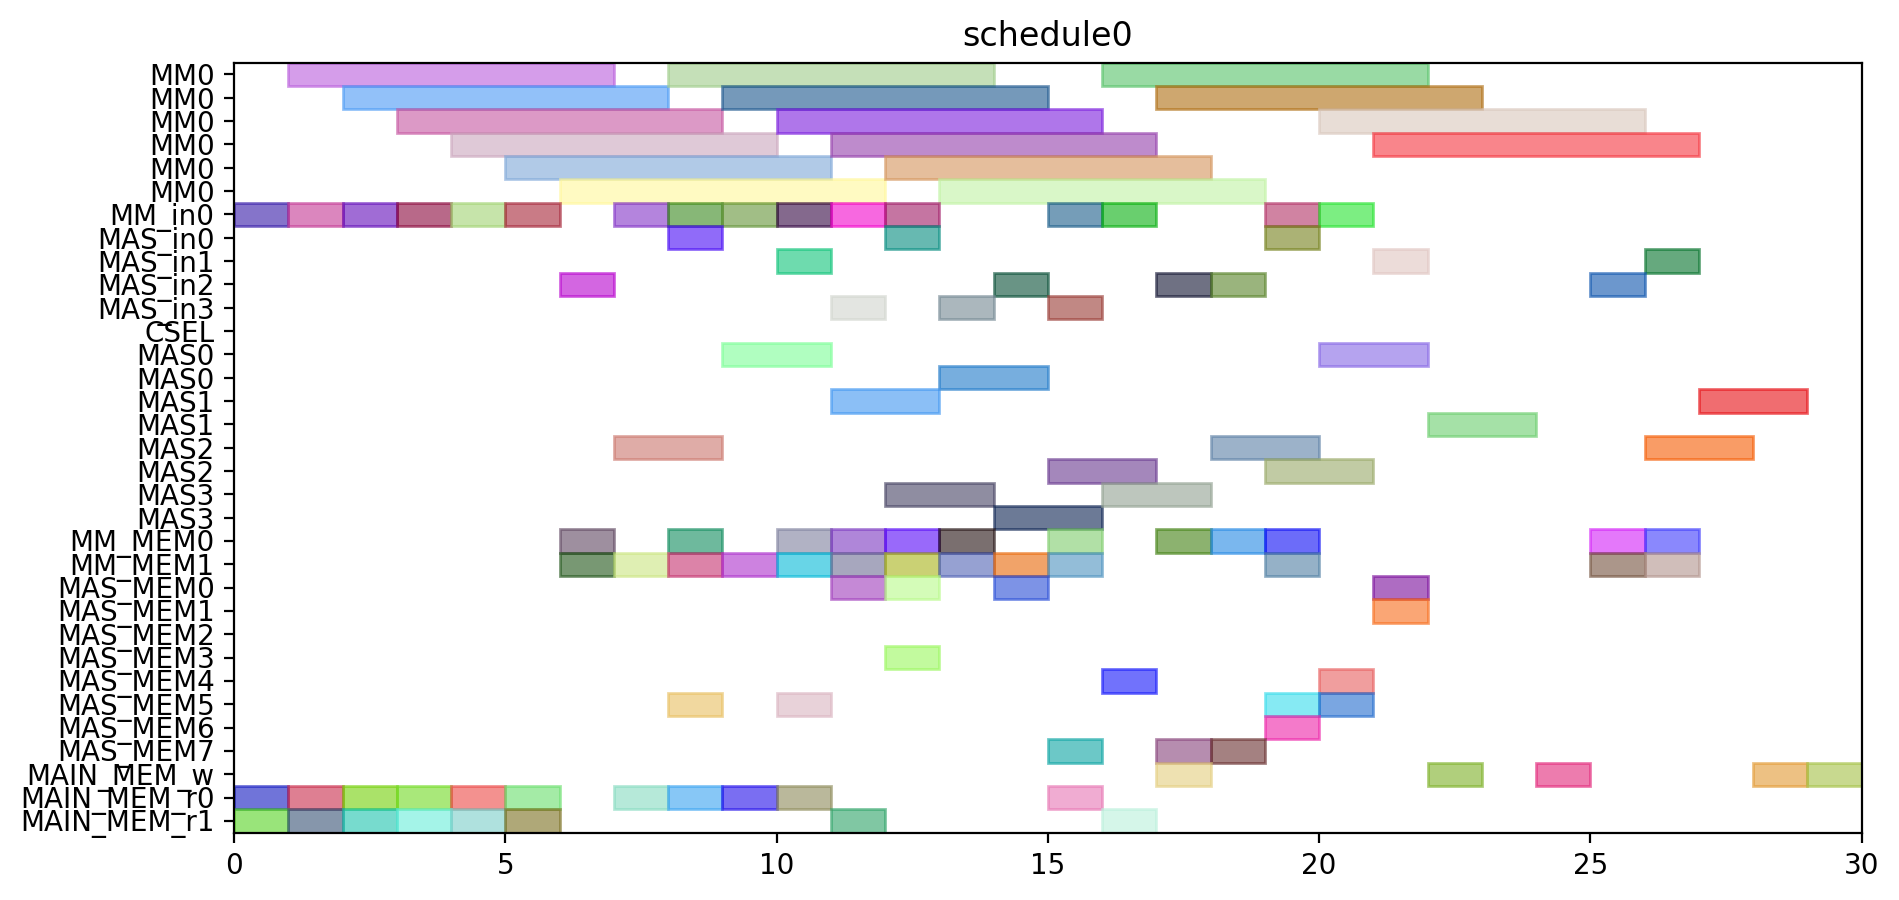

The script that drew this image:
from pyschedule import Scenario, solvers, plotters, alt


def solve():
	horizon = 120
	S = Scenario("schedule0", horizon=horizon)

	# resource
	MM = S.Resources('MM', num=1, size=6)
	MM_in = S.Resources('MM_in', num=1)
	MAS_in = S.Resources('MAS_in', num=4)
	CSEL = S.Resource('CSEL')
	MAS = S.Resources('MAS', num=4, size=2, periods=range(1, horizon))
	MM_MEM = S.Resources('MM_MEM', num=2)
	MAS_MEM = S.Resources('MAS_MEM', num=8)
	MAIN_MEM_w = S.Resource('MAIN_MEM_w', size=1)
	MAIN_MEM_r = S.Resources('MAIN_MEM_r', num=2)

	# result of previous scheduling

	# new tasks
	t0 = S.Task('t0', length=6, delay_cost=1)
	t0 += alt(MM)
	t0_in = S.Task('t0_in', length=1, delay_cost=1)
	t0_in += alt(MM_in)
	S += t0_in*MM_in[0]<=t0*MM[0]
	t0_mem0 = S.Task('t0_mem0', length=1, delay_cost=1)
	t0_mem0 += MAIN_MEM_r[0]
	S += t0_mem0 <= t0

	t0_mem1 = S.Task('t0_mem1', length=1, delay_cost=1)
	t0_mem1 += MAIN_MEM_r[1]
	S += t0_mem1 <= t0

	t1 = S.Task('t1', length=6, delay_cost=1)
	t1 += alt(MM)
	t1_in = S.Task('t1_in', length=1, delay_cost=1)
	t1_in += alt(MM_in)
	S += t1_in*MM_in[0]<=t1*MM[0]
	t1_mem0 = S.Task('t1_mem0', length=1, delay_cost=1)
	t1_mem0 += MAIN_MEM_r[0]
	S += t1_mem0 <= t1

	t1_mem1 = S.Task('t1_mem1', length=1, delay_cost=1)
	t1_mem1 += MAIN_MEM_r[1]
	S += t1_mem1 <= t1

	t2 = S.Task('t2', length=6, delay_cost=1)
	t2 += alt(MM)
	t2_in = S.Task('t2_in', length=1, delay_cost=1)
	t2_in += alt(MM_in)
	S += t2_in*MM_in[0]<=t2*MM[0]
	t2_mem0 = S.Task('t2_mem0', length=1, delay_cost=1)
	t2_mem0 += MAIN_MEM_r[0]
	S += t2_mem0 <= t2

	t2_mem1 = S.Task('t2_mem1', length=1, delay_cost=1)
	t2_mem1 += MAIN_MEM_r[1]
	S += t2_mem1 <= t2

	t3 = S.Task('t3', length=6, delay_cost=1)
	t3 += alt(MM)
	t3_in = S.Task('t3_in', length=1, delay_cost=1)
	t3_in += alt(MM_in)
	S += t3_in*MM_in[0]<=t3*MM[0]
	t3_mem0 = S.Task('t3_mem0', length=1, delay_cost=1)
	t3_mem0 += MAIN_MEM_r[0]
	S += t3_mem0 <= t3

	t3_mem1 = S.Task('t3_mem1', length=1, delay_cost=1)
	t3_mem1 += MAIN_MEM_r[1]
	S += t3_mem1 <= t3

	t5 = S.Task('t5', length=6, delay_cost=1)
	t5 += alt(MM)
	t5_in = S.Task('t5_in', length=1, delay_cost=1)
	t5_in += alt(MM_in)
	S += t5_in*MM_in[0]<=t5*MM[0]
	t5_mem0 = S.Task('t5_mem0', length=1, delay_cost=1)
	t5_mem0 += MAIN_MEM_r[0]
	S += t5_mem0 <= t5

	t5_mem1 = S.Task('t5_mem1', length=1, delay_cost=1)
	t5_mem1 += MAIN_MEM_r[1]
	S += t5_mem1 <= t5

	t23 = S.Task('t23', length=6, delay_cost=1)
	t23 += alt(MM)
	t23_in = S.Task('t23_in', length=1, delay_cost=1)
	t23_in += alt(MM_in)
	S += t23_in*MM_in[0]<=t23*MM[0]
	t23_mem0 = S.Task('t23_mem0', length=1, delay_cost=1)
	t23_mem0 += MAIN_MEM_r[0]
	S += t23_mem0 <= t23

	t23_mem1 = S.Task('t23_mem1', length=1, delay_cost=1)
	t23_mem1 += MAIN_MEM_r[1]
	S += t23_mem1 <= t23

	t4 = S.Task('t4', length=2, delay_cost=1)
	t4 += alt(MAS)
	t4_in = S.Task('t4_in', length=1, delay_cost=1)
	t4_in += alt(MAS_in)
	S += t4_in*MAS_in[0]<=t4*MAS[0]

	S += t4_in*MAS_in[1]<=t4*MAS[1]

	S += t4_in*MAS_in[2]<=t4*MAS[2]

	S += t4_in*MAS_in[3]<=t4*MAS[3]

	t4_mem0 = S.Task('t4_mem0', length=1, delay_cost=1)
	t4_mem0 += alt(MM_MEM)
	S += (t3*MM[0])-1 < t4_mem0*MM_MEM[0]
	S += t4_mem0 <= t4

	t4_mem1 = S.Task('t4_mem1', length=1, delay_cost=1)
	t4_mem1 += alt(MM_MEM)
	S += (t3*MM[0])-1 < t4_mem1*MM_MEM[1]
	S += t4_mem1 <= t4

	t6 = S.Task('t6', length=2, delay_cost=1)
	t6 += alt(MAS)
	t6_in = S.Task('t6_in', length=1, delay_cost=1)
	t6_in += alt(MAS_in)
	S += t6_in*MAS_in[0]<=t6*MAS[0]

	S += t6_in*MAS_in[1]<=t6*MAS[1]

	S += t6_in*MAS_in[2]<=t6*MAS[2]

	S += t6_in*MAS_in[3]<=t6*MAS[3]

	t6_mem0 = S.Task('t6_mem0', length=1, delay_cost=1)
	t6_mem0 += alt(MM_MEM)
	S += (t5*MM[0])-1 < t6_mem0*MM_MEM[0]
	S += t6_mem0 <= t6

	t6_mem1 = S.Task('t6_mem1', length=1, delay_cost=1)
	t6_mem1 += alt(MM_MEM)
	S += (t5*MM[0])-1 < t6_mem1*MM_MEM[1]
	S += t6_mem1 <= t6

	t8 = S.Task('t8', length=6, delay_cost=1)
	t8 += alt(MM)
	t8_in = S.Task('t8_in', length=1, delay_cost=1)
	t8_in += alt(MM_in)
	S += t8_in*MM_in[0]<=t8*MM[0]
	t8_mem0 = S.Task('t8_mem0', length=1, delay_cost=1)
	t8_mem0 += MAIN_MEM_r[0]
	S += t8_mem0 <= t8

	t8_mem1 = S.Task('t8_mem1', length=1, delay_cost=1)
	t8_mem1 += alt(MM_MEM)
	S += (t2*MM[0])-1 < t8_mem1*MM_MEM[1]
	S += t8_mem1 <= t8

	t15 = S.Task('t15', length=6, delay_cost=1)
	t15 += alt(MM)
	t15_in = S.Task('t15_in', length=1, delay_cost=1)
	t15_in += alt(MM_in)
	S += t15_in*MM_in[0]<=t15*MM[0]
	t15_mem0 = S.Task('t15_mem0', length=1, delay_cost=1)
	t15_mem0 += MAIN_MEM_r[0]
	S += t15_mem0 <= t15

	t15_mem1 = S.Task('t15_mem1', length=1, delay_cost=1)
	t15_mem1 += alt(MM_MEM)
	S += (t2*MM[0])-1 < t15_mem1*MM_MEM[1]
	S += t15_mem1 <= t15

	t19 = S.Task('t19', length=2, delay_cost=1)
	t19 += alt(MAS)
	t19_in = S.Task('t19_in', length=1, delay_cost=1)
	t19_in += alt(MAS_in)
	S += t19_in*MAS_in[0]<=t19*MAS[0]

	S += t19_in*MAS_in[1]<=t19*MAS[1]

	S += t19_in*MAS_in[2]<=t19*MAS[2]

	S += t19_in*MAS_in[3]<=t19*MAS[3]

	t19_mem0 = S.Task('t19_mem0', length=1, delay_cost=1)
	t19_mem0 += alt(MM_MEM)
	S += (t0*MM[0])-1 < t19_mem0*MM_MEM[0]
	S += t19_mem0 <= t19

	t19_mem1 = S.Task('t19_mem1', length=1, delay_cost=1)
	t19_mem1 += alt(MM_MEM)
	S += (t0*MM[0])-1 < t19_mem1*MM_MEM[1]
	S += t19_mem1 <= t19

	t24 = S.Task('t24', length=2, delay_cost=1)
	t24 += alt(MAS)
	t24_in = S.Task('t24_in', length=1, delay_cost=1)
	t24_in += alt(MAS_in)
	S += t24_in*MAS_in[0]<=t24*MAS[0]

	S += t24_in*MAS_in[1]<=t24*MAS[1]

	S += t24_in*MAS_in[2]<=t24*MAS[2]

	S += t24_in*MAS_in[3]<=t24*MAS[3]

	t24_mem0 = S.Task('t24_mem0', length=1, delay_cost=1)
	t24_mem0 += alt(MM_MEM)
	S += (t23*MM[0])-1 < t24_mem0*MM_MEM[0]
	S += t24_mem0 <= t24

	t24_mem1 = S.Task('t24_mem1', length=1, delay_cost=1)
	t24_mem1 += alt(MM_MEM)
	S += (t23*MM[0])-1 < t24_mem1*MM_MEM[1]
	S += t24_mem1 <= t24

	t7 = S.Task('t7', length=6, delay_cost=1)
	t7 += alt(MM)
	t7_in = S.Task('t7_in', length=1, delay_cost=1)
	t7_in += alt(MM_in)
	S += t7_in*MM_in[0]<=t7*MM[0]
	t7_mem0 = S.Task('t7_mem0', length=1, delay_cost=1)
	t7_mem0 += MAIN_MEM_r[0]
	S += t7_mem0 <= t7

	t7_mem1 = S.Task('t7_mem1', length=1, delay_cost=1)
	t7_mem1 += alt(MAS_MEM)
	S += (t6*MAS[0])-1 < t7_mem1*MAS_MEM[1]
	S += (t6*MAS[1])-1 < t7_mem1*MAS_MEM[3]
	S += (t6*MAS[2])-1 < t7_mem1*MAS_MEM[5]
	S += (t6*MAS[3])-1 < t7_mem1*MAS_MEM[7]
	S += t7_mem1 <= t7

	t14 = S.Task('t14', length=6, delay_cost=1)
	t14 += alt(MM)
	t14_in = S.Task('t14_in', length=1, delay_cost=1)
	t14_in += alt(MM_in)
	S += t14_in*MM_in[0]<=t14*MM[0]
	S += 0<t14

	t14_w = S.Task('t14_w', length=1, delay_cost=1)
	t14_w += alt(MAIN_MEM_w)
	S += t14 <= t14_w

	t14_mem0 = S.Task('t14_mem0', length=1, delay_cost=1)
	t14_mem0 += MAIN_MEM_r[0]
	S += t14_mem0 <= t14

	t14_mem1 = S.Task('t14_mem1', length=1, delay_cost=1)
	t14_mem1 += alt(MAS_MEM)
	S += (t6*MAS[0])-1 < t14_mem1*MAS_MEM[1]
	S += (t6*MAS[1])-1 < t14_mem1*MAS_MEM[3]
	S += (t6*MAS[2])-1 < t14_mem1*MAS_MEM[5]
	S += (t6*MAS[3])-1 < t14_mem1*MAS_MEM[7]
	S += t14_mem1 <= t14

	t16 = S.Task('t16', length=2, delay_cost=1)
	t16 += alt(MAS)
	t16_in = S.Task('t16_in', length=1, delay_cost=1)
	t16_in += alt(MAS_in)
	S += t16_in*MAS_in[0]<=t16*MAS[0]

	S += t16_in*MAS_in[1]<=t16*MAS[1]

	S += t16_in*MAS_in[2]<=t16*MAS[2]

	S += t16_in*MAS_in[3]<=t16*MAS[3]

	t16_mem0 = S.Task('t16_mem0', length=1, delay_cost=1)
	t16_mem0 += alt(MM_MEM)
	S += (t0*MM[0])-1 < t16_mem0*MM_MEM[0]
	S += t16_mem0 <= t16

	t16_mem1 = S.Task('t16_mem1', length=1, delay_cost=1)
	t16_mem1 += alt(MM_MEM)
	S += (t15*MM[0])-1 < t16_mem1*MM_MEM[1]
	S += t16_mem1 <= t16

	t20 = S.Task('t20', length=2, delay_cost=1)
	t20 += alt(MAS)
	t20_in = S.Task('t20_in', length=1, delay_cost=1)
	t20_in += alt(MAS_in)
	S += t20_in*MAS_in[0]<=t20*MAS[0]

	S += t20_in*MAS_in[1]<=t20*MAS[1]

	S += t20_in*MAS_in[2]<=t20*MAS[2]

	S += t20_in*MAS_in[3]<=t20*MAS[3]

	t20_mem0 = S.Task('t20_mem0', length=1, delay_cost=1)
	t20_mem0 += alt(MM_MEM)
	S += (t0*MM[0])-1 < t20_mem0*MM_MEM[0]
	S += t20_mem0 <= t20

	t20_mem1 = S.Task('t20_mem1', length=1, delay_cost=1)
	t20_mem1 += alt(MAS_MEM)
	S += (t19*MAS[0])-1 < t20_mem1*MAS_MEM[1]
	S += (t19*MAS[1])-1 < t20_mem1*MAS_MEM[3]
	S += (t19*MAS[2])-1 < t20_mem1*MAS_MEM[5]
	S += (t19*MAS[3])-1 < t20_mem1*MAS_MEM[7]
	S += t20_mem1 <= t20

	t25 = S.Task('t25', length=6, delay_cost=1)
	t25 += alt(MM)
	t25_in = S.Task('t25_in', length=1, delay_cost=1)
	t25_in += alt(MM_in)
	S += t25_in*MM_in[0]<=t25*MM[0]
	t25_mem0 = S.Task('t25_mem0', length=1, delay_cost=1)
	t25_mem0 += alt(MAS_MEM)
	S += (t24*MAS[0])-1 < t25_mem0*MAS_MEM[0]
	S += (t24*MAS[1])-1 < t25_mem0*MAS_MEM[2]
	S += (t24*MAS[2])-1 < t25_mem0*MAS_MEM[4]
	S += (t24*MAS[3])-1 < t25_mem0*MAS_MEM[6]
	S += t25_mem0 <= t25

	t25_mem1 = S.Task('t25_mem1', length=1, delay_cost=1)
	t25_mem1 += MAIN_MEM_r[1]
	S += t25_mem1 <= t25

	t26 = S.Task('t26', length=6, delay_cost=1)
	t26 += alt(MM)
	t26_in = S.Task('t26_in', length=1, delay_cost=1)
	t26_in += alt(MM_in)
	S += t26_in*MM_in[0]<=t26*MM[0]
	t26_mem0 = S.Task('t26_mem0', length=1, delay_cost=1)
	t26_mem0 += alt(MAS_MEM)
	S += (t24*MAS[0])-1 < t26_mem0*MAS_MEM[0]
	S += (t24*MAS[1])-1 < t26_mem0*MAS_MEM[2]
	S += (t24*MAS[2])-1 < t26_mem0*MAS_MEM[4]
	S += (t24*MAS[3])-1 < t26_mem0*MAS_MEM[6]
	S += t26_mem0 <= t26

	t26_mem1 = S.Task('t26_mem1', length=1, delay_cost=1)
	t26_mem1 += alt(MM_MEM)
	S += (t1*MM[0])-1 < t26_mem1*MM_MEM[1]
	S += t26_mem1 <= t26

	t9 = S.Task('t9', length=2, delay_cost=1)
	t9 += alt(MAS)
	t9_in = S.Task('t9_in', length=1, delay_cost=1)
	t9_in += alt(MAS_in)
	S += t9_in*MAS_in[0]<=t9*MAS[0]

	S += t9_in*MAS_in[1]<=t9*MAS[1]

	S += t9_in*MAS_in[2]<=t9*MAS[2]

	S += t9_in*MAS_in[3]<=t9*MAS[3]

	t9_mem0 = S.Task('t9_mem0', length=1, delay_cost=1)
	t9_mem0 += alt(MM_MEM)
	S += (t7*MM[0])-1 < t9_mem0*MM_MEM[0]
	S += t9_mem0 <= t9

	t9_mem1 = S.Task('t9_mem1', length=1, delay_cost=1)
	t9_mem1 += alt(MM_MEM)
	S += (t8*MM[0])-1 < t9_mem1*MM_MEM[1]
	S += t9_mem1 <= t9

	t17 = S.Task('t17', length=6, delay_cost=1)
	t17 += alt(MM)
	t17_in = S.Task('t17_in', length=1, delay_cost=1)
	t17_in += alt(MM_in)
	S += t17_in*MM_in[0]<=t17*MM[0]
	S += 0<t17

	t17_w = S.Task('t17_w', length=1, delay_cost=1)
	t17_w += alt(MAIN_MEM_w)
	S += t17 <= t17_w

	t17_mem0 = S.Task('t17_mem0', length=1, delay_cost=1)
	t17_mem0 += MAIN_MEM_r[0]
	S += t17_mem0 <= t17

	t17_mem1 = S.Task('t17_mem1', length=1, delay_cost=1)
	t17_mem1 += alt(MAS_MEM)
	S += (t16*MAS[0])-1 < t17_mem1*MAS_MEM[1]
	S += (t16*MAS[1])-1 < t17_mem1*MAS_MEM[3]
	S += (t16*MAS[2])-1 < t17_mem1*MAS_MEM[5]
	S += (t16*MAS[3])-1 < t17_mem1*MAS_MEM[7]
	S += t17_mem1 <= t17

	t21 = S.Task('t21', length=2, delay_cost=1)
	t21 += alt(MAS)
	t21_in = S.Task('t21_in', length=1, delay_cost=1)
	t21_in += alt(MAS_in)
	S += t21_in*MAS_in[0]<=t21*MAS[0]

	S += t21_in*MAS_in[1]<=t21*MAS[1]

	S += t21_in*MAS_in[2]<=t21*MAS[2]

	S += t21_in*MAS_in[3]<=t21*MAS[3]

	t21_mem0 = S.Task('t21_mem0', length=1, delay_cost=1)
	t21_mem0 += alt(MAS_MEM)
	S += (t20*MAS[0])-1 < t21_mem0*MAS_MEM[0]
	S += (t20*MAS[1])-1 < t21_mem0*MAS_MEM[2]
	S += (t20*MAS[2])-1 < t21_mem0*MAS_MEM[4]
	S += (t20*MAS[3])-1 < t21_mem0*MAS_MEM[6]
	S += t21_mem0 <= t21

	t21_mem1 = S.Task('t21_mem1', length=1, delay_cost=1)
	t21_mem1 += alt(MM_MEM)
	S += (t15*MM[0])-1 < t21_mem1*MM_MEM[1]
	S += t21_mem1 <= t21

	t27 = S.Task('t27', length=2, delay_cost=1)
	t27 += alt(MAS)
	t27_in = S.Task('t27_in', length=1, delay_cost=1)
	t27_in += alt(MAS_in)
	S += t27_in*MAS_in[0]<=t27*MAS[0]

	S += t27_in*MAS_in[1]<=t27*MAS[1]

	S += t27_in*MAS_in[2]<=t27*MAS[2]

	S += t27_in*MAS_in[3]<=t27*MAS[3]

	t27_mem0 = S.Task('t27_mem0', length=1, delay_cost=1)
	t27_mem0 += alt(MM_MEM)
	S += (t26*MM[0])-1 < t27_mem0*MM_MEM[0]
	S += t27_mem0 <= t27

	t27_mem1 = S.Task('t27_mem1', length=1, delay_cost=1)
	t27_mem1 += alt(MM_MEM)
	S += (t26*MM[0])-1 < t27_mem1*MM_MEM[1]
	S += t27_mem1 <= t27

	t10 = S.Task('t10', length=2, delay_cost=1)
	t10 += alt(MAS)
	t10_in = S.Task('t10_in', length=1, delay_cost=1)
	t10_in += alt(MAS_in)
	S += t10_in*MAS_in[0]<=t10*MAS[0]

	S += t10_in*MAS_in[1]<=t10*MAS[1]

	S += t10_in*MAS_in[2]<=t10*MAS[2]

	S += t10_in*MAS_in[3]<=t10*MAS[3]

	t10_mem0 = S.Task('t10_mem0', length=1, delay_cost=1)
	t10_mem0 += alt(MM_MEM)
	S += (t1*MM[0])-1 < t10_mem0*MM_MEM[0]
	S += t10_mem0 <= t10

	t10_mem1 = S.Task('t10_mem1', length=1, delay_cost=1)
	t10_mem1 += alt(MAS_MEM)
	S += (t9*MAS[0])-1 < t10_mem1*MAS_MEM[1]
	S += (t9*MAS[1])-1 < t10_mem1*MAS_MEM[3]
	S += (t9*MAS[2])-1 < t10_mem1*MAS_MEM[5]
	S += (t9*MAS[3])-1 < t10_mem1*MAS_MEM[7]
	S += t10_mem1 <= t10

	t11 = S.Task('t11', length=2, delay_cost=1)
	t11 += alt(MAS)
	t11_in = S.Task('t11_in', length=1, delay_cost=1)
	t11_in += alt(MAS_in)
	S += t11_in*MAS_in[0]<=t11*MAS[0]

	S += t11_in*MAS_in[1]<=t11*MAS[1]

	S += t11_in*MAS_in[2]<=t11*MAS[2]

	S += t11_in*MAS_in[3]<=t11*MAS[3]

	t11_mem0 = S.Task('t11_mem0', length=1, delay_cost=1)
	t11_mem0 += alt(MM_MEM)
	S += (t1*MM[0])-1 < t11_mem0*MM_MEM[0]
	S += t11_mem0 <= t11

	t11_mem1 = S.Task('t11_mem1', length=1, delay_cost=1)
	t11_mem1 += alt(MAS_MEM)
	S += (t9*MAS[0])-1 < t11_mem1*MAS_MEM[1]
	S += (t9*MAS[1])-1 < t11_mem1*MAS_MEM[3]
	S += (t9*MAS[2])-1 < t11_mem1*MAS_MEM[5]
	S += (t9*MAS[3])-1 < t11_mem1*MAS_MEM[7]
	S += t11_mem1 <= t11

	t22 = S.Task('t22', length=6, delay_cost=1)
	t22 += alt(MM)
	t22_in = S.Task('t22_in', length=1, delay_cost=1)
	t22_in += alt(MM_in)
	S += t22_in*MM_in[0]<=t22*MM[0]
	t22_mem0 = S.Task('t22_mem0', length=1, delay_cost=1)
	t22_mem0 += alt(MAS_MEM)
	S += (t21*MAS[0])-1 < t22_mem0*MAS_MEM[0]
	S += (t21*MAS[1])-1 < t22_mem0*MAS_MEM[2]
	S += (t21*MAS[2])-1 < t22_mem0*MAS_MEM[4]
	S += (t21*MAS[3])-1 < t22_mem0*MAS_MEM[6]
	S += t22_mem0 <= t22

	t22_mem1 = S.Task('t22_mem1', length=1, delay_cost=1)
	t22_mem1 += MAIN_MEM_r[1]
	S += t22_mem1 <= t22

	new_PZ = S.Task('new_PZ', length=2, delay_cost=1)
	new_PZ += alt(MAS)
	new_PZ_in = S.Task('new_PZ_in', length=1, delay_cost=1)
	new_PZ_in += alt(MAS_in)
	S += new_PZ_in*MAS_in[0]<=new_PZ*MAS[0]

	S += new_PZ_in*MAS_in[1]<=new_PZ*MAS[1]

	S += new_PZ_in*MAS_in[2]<=new_PZ*MAS[2]

	S += new_PZ_in*MAS_in[3]<=new_PZ*MAS[3]

	S += 0<new_PZ

	new_PZ_w = S.Task('new_PZ_w', length=1, delay_cost=1)
	new_PZ_w += alt(MAIN_MEM_w)
	S += new_PZ <= new_PZ_w

	new_PZ_mem0 = S.Task('new_PZ_mem0', length=1, delay_cost=1)
	new_PZ_mem0 += alt(MAS_MEM)
	S += (t27*MAS[0])-1 < new_PZ_mem0*MAS_MEM[0]
	S += (t27*MAS[1])-1 < new_PZ_mem0*MAS_MEM[2]
	S += (t27*MAS[2])-1 < new_PZ_mem0*MAS_MEM[4]
	S += (t27*MAS[3])-1 < new_PZ_mem0*MAS_MEM[6]
	S += new_PZ_mem0 <= new_PZ

	new_PZ_mem1 = S.Task('new_PZ_mem1', length=1, delay_cost=1)
	new_PZ_mem1 += alt(MAS_MEM)
	S += (t27*MAS[0])-1 < new_PZ_mem1*MAS_MEM[1]
	S += (t27*MAS[1])-1 < new_PZ_mem1*MAS_MEM[3]
	S += (t27*MAS[2])-1 < new_PZ_mem1*MAS_MEM[5]
	S += (t27*MAS[3])-1 < new_PZ_mem1*MAS_MEM[7]
	S += new_PZ_mem1 <= new_PZ

	t12 = S.Task('t12', length=6, delay_cost=1)
	t12 += alt(MM)
	t12_in = S.Task('t12_in', length=1, delay_cost=1)
	t12_in += alt(MM_in)
	S += t12_in*MM_in[0]<=t12*MM[0]
	t12_mem0 = S.Task('t12_mem0', length=1, delay_cost=1)
	t12_mem0 += alt(MAS_MEM)
	S += (t10*MAS[0])-1 < t12_mem0*MAS_MEM[0]
	S += (t10*MAS[1])-1 < t12_mem0*MAS_MEM[2]
	S += (t10*MAS[2])-1 < t12_mem0*MAS_MEM[4]
	S += (t10*MAS[3])-1 < t12_mem0*MAS_MEM[6]
	S += t12_mem0 <= t12

	t12_mem1 = S.Task('t12_mem1', length=1, delay_cost=1)
	t12_mem1 += alt(MAS_MEM)
	S += (t11*MAS[0])-1 < t12_mem1*MAS_MEM[1]
	S += (t11*MAS[1])-1 < t12_mem1*MAS_MEM[3]
	S += (t11*MAS[2])-1 < t12_mem1*MAS_MEM[5]
	S += (t11*MAS[3])-1 < t12_mem1*MAS_MEM[7]
	S += t12_mem1 <= t12

	t13 = S.Task('t13', length=6, delay_cost=1)
	t13 += alt(MM)
	t13_in = S.Task('t13_in', length=1, delay_cost=1)
	t13_in += alt(MM_in)
	S += t13_in*MM_in[0]<=t13*MM[0]
	t13_mem0 = S.Task('t13_mem0', length=1, delay_cost=1)
	t13_mem0 += alt(MAS_MEM)
	S += (t4*MAS[0])-1 < t13_mem0*MAS_MEM[0]
	S += (t4*MAS[1])-1 < t13_mem0*MAS_MEM[2]
	S += (t4*MAS[2])-1 < t13_mem0*MAS_MEM[4]
	S += (t4*MAS[3])-1 < t13_mem0*MAS_MEM[6]
	S += t13_mem0 <= t13

	t13_mem1 = S.Task('t13_mem1', length=1, delay_cost=1)
	t13_mem1 += alt(MAS_MEM)
	S += (t10*MAS[0])-1 < t13_mem1*MAS_MEM[1]
	S += (t10*MAS[1])-1 < t13_mem1*MAS_MEM[3]
	S += (t10*MAS[2])-1 < t13_mem1*MAS_MEM[5]
	S += (t10*MAS[3])-1 < t13_mem1*MAS_MEM[7]
	S += t13_mem1 <= t13

	new_PY = S.Task('new_PY', length=2, delay_cost=1)
	new_PY += alt(MAS)
	new_PY_in = S.Task('new_PY_in', length=1, delay_cost=1)
	new_PY_in += alt(MAS_in)
	S += new_PY_in*MAS_in[0]<=new_PY*MAS[0]

	S += new_PY_in*MAS_in[1]<=new_PY*MAS[1]

	S += new_PY_in*MAS_in[2]<=new_PY*MAS[2]

	S += new_PY_in*MAS_in[3]<=new_PY*MAS[3]

	S += 0<new_PY

	new_PY_w = S.Task('new_PY_w', length=1, delay_cost=1)
	new_PY_w += alt(MAIN_MEM_w)
	S += new_PY <= new_PY_w

	new_PY_mem0 = S.Task('new_PY_mem0', length=1, delay_cost=1)
	new_PY_mem0 += alt(MM_MEM)
	S += (t12*MM[0])-1 < new_PY_mem0*MM_MEM[0]
	S += new_PY_mem0 <= new_PY

	new_PY_mem1 = S.Task('new_PY_mem1', length=1, delay_cost=1)
	new_PY_mem1 += alt(MM_MEM)
	S += (t22*MM[0])-1 < new_PY_mem1*MM_MEM[1]
	S += new_PY_mem1 <= new_PY

	new_PX = S.Task('new_PX', length=2, delay_cost=1)
	new_PX += alt(MAS)
	new_PX_in = S.Task('new_PX_in', length=1, delay_cost=1)
	new_PX_in += alt(MAS_in)
	S += new_PX_in*MAS_in[0]<=new_PX*MAS[0]

	S += new_PX_in*MAS_in[1]<=new_PX*MAS[1]

	S += new_PX_in*MAS_in[2]<=new_PX*MAS[2]

	S += new_PX_in*MAS_in[3]<=new_PX*MAS[3]

	S += 0<new_PX

	new_PX_w = S.Task('new_PX_w', length=1, delay_cost=1)
	new_PX_w += alt(MAIN_MEM_w)
	S += new_PX <= new_PX_w

	new_PX_mem0 = S.Task('new_PX_mem0', length=1, delay_cost=1)
	new_PX_mem0 += alt(MM_MEM)
	S += (t13*MM[0])-1 < new_PX_mem0*MM_MEM[0]
	S += new_PX_mem0 <= new_PX

	new_PX_mem1 = S.Task('new_PX_mem1', length=1, delay_cost=1)
	new_PX_mem1 += alt(MM_MEM)
	S += (t25*MM[0])-1 < new_PX_mem1*MM_MEM[1]
	S += new_PX_mem1 <= new_PX

	solvers.mip.solve(S,msg=1,kind='CPLEX',ratio_gap=1.01)

	solution = [['hoge']*len(S.solution()[1]) for i in range(len(S.solution()))]
	for i in range(len(S.solution())):
		for j in range(len(S.solution()[i])):
			solution[i][j]=str(S.solution()[i][j])
	print(solution)

	cycles = int(solution[-1][3])

	pic_file_name = "/home/mfukuda/ABE/multiRAM_multiMAS_16mux/scheduling_result/stage6MM1_stage2MAS4/EP_DBL_A_ANY/schedule0.png"
	if(S.solution() != []):
		plotters.matplotlib.plot(S,img_filename=pic_file_name, show_task_labels=False, fig_size=(cycles*0.25+3, 5))

	return solution
